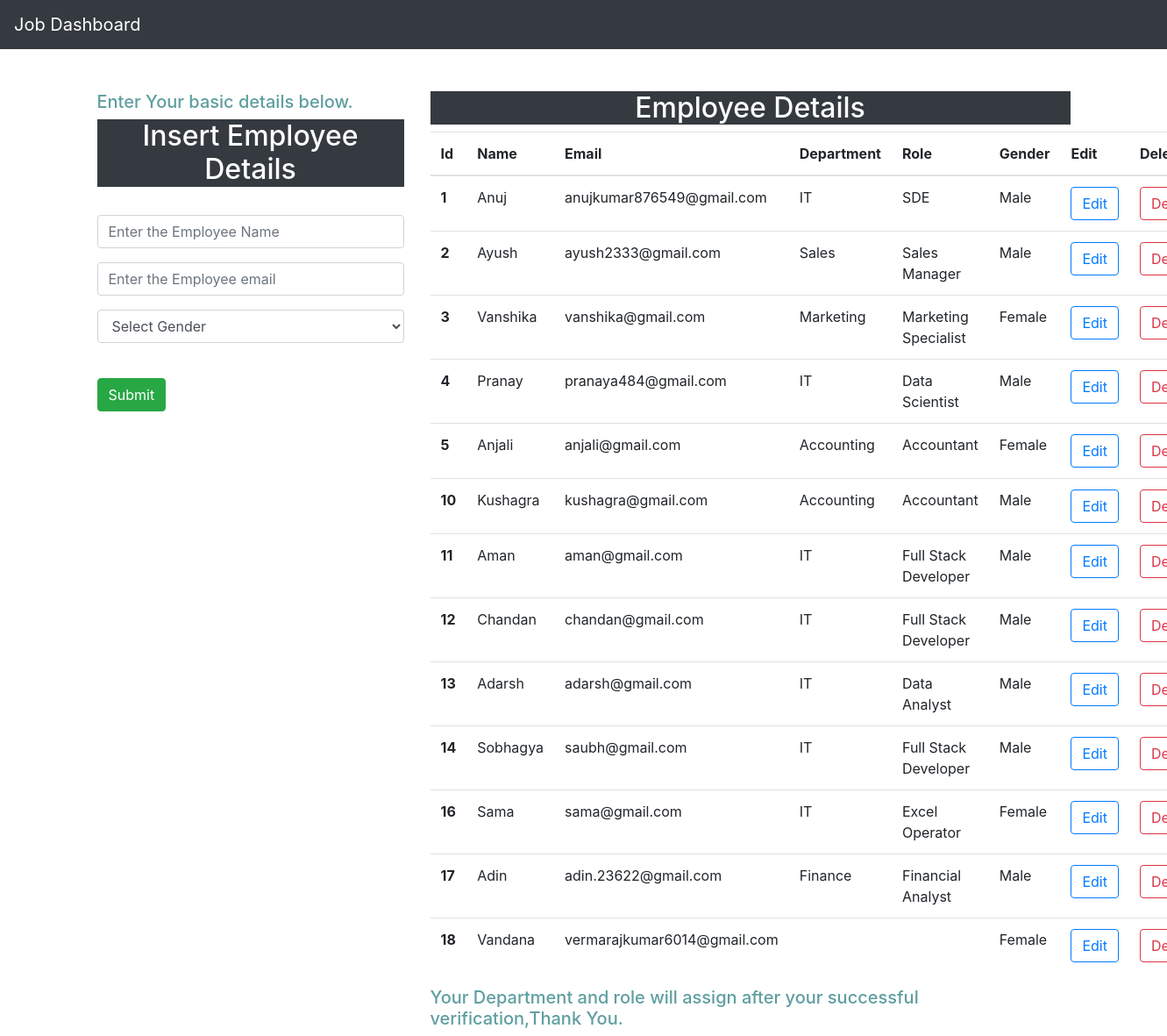
The page /index/ (signed in) on the database as committed earlier.
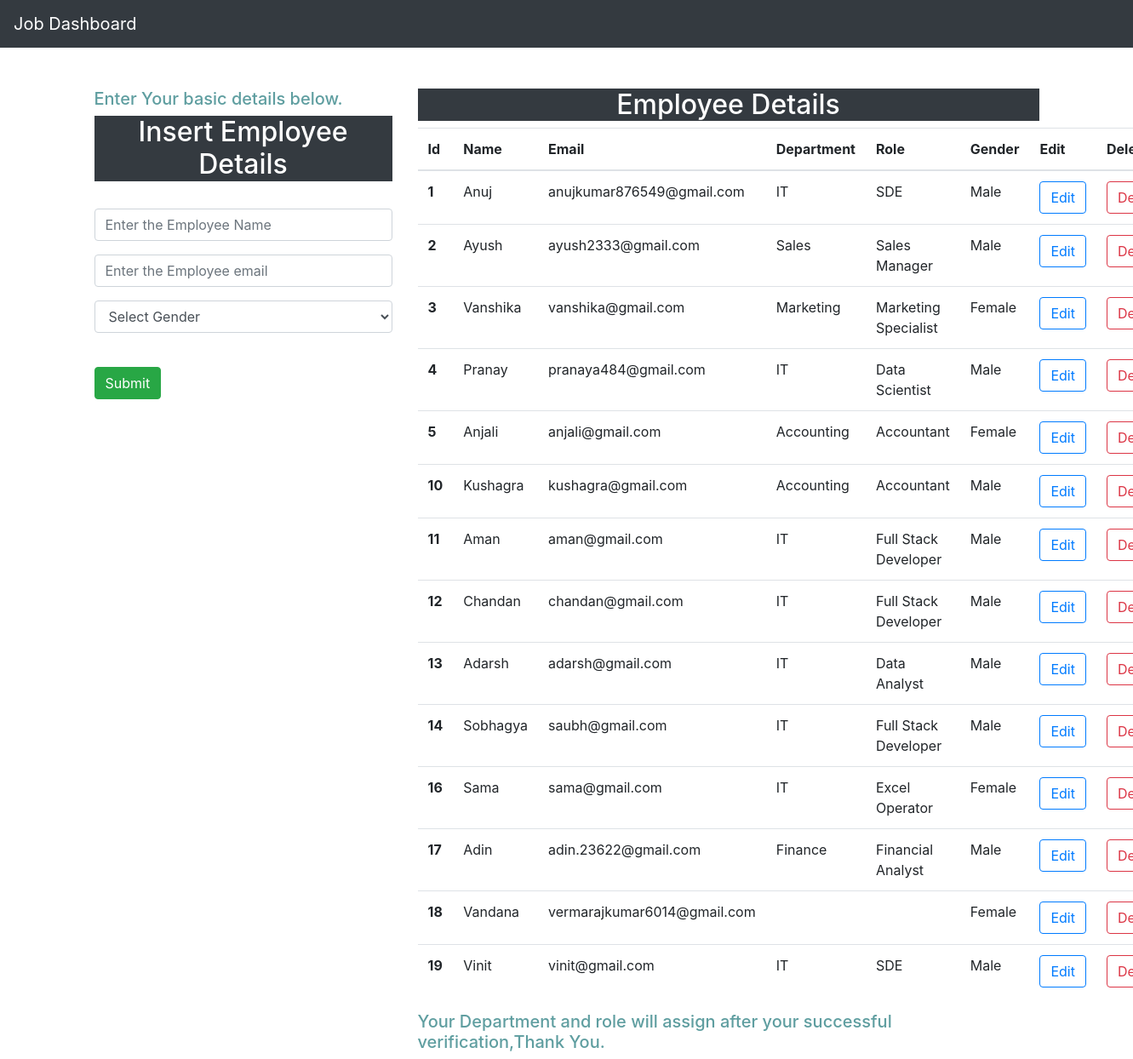
The same page on the database as committed later.
### home/models.py (models this page shows, shortened)
class Employee(models.Model):
    id = models.BigAutoField(primary_key=True)
    name = models.CharField(max_length=200,blank=False,null=False)
    email=models.EmailField(max_length=200,blank=False,null=False,default=None)
    department=models.ForeignKey(department,on_delete=models.CASCADE,null=True,default=None)
    role = models.ForeignKey(role,on_delete=models.CASCADE,null=True)
    gender = models.CharField(max_length=100,blank=False,null=False,default=None)

class department(models.Model):
    name=models.CharField(max_length=500)

class role(models.Model):
    name=models.CharField(max_length=500)

### home/views.py (the view)
# urls.py: path('index/',index,name='index'),
@login_required(login_url='/')
def index(request):
    data = Employee.objects.all()
    context = {"data":data}
    return render(request,'job_dashboard.html',context)

### home/templates/job_dashboard.html (shortened to what this page needs)
<!doctype html>
<html lang="en">
  <head>
    <link rel="stylesheet"
      href="https://cdn.jsdelivr.net/npm/bootstrap@4.3.1/dist/css/bootstrap.min.css"
>
      {%load static%}
  </head>
  <body>
    <nav class="navbar navbar-expand-lg navbar-dark bg-dark">
      <div class="container-md">
        <a class="navbar-brand" href="/index">Job Dashboard</a>
      </div>
    </nav>
    <div class="container mt-5">
      <div class="row">
        <div class="col-md-4">
          <marquee behavior="alternate" direction="left">
            <div>
              <h5 style="color:cadetblue">Enter Your basic details below.</h5>
            </div>
          </marquee>
          <h2 class="text-white bg-dark text-center p-1.5">Insert Employee
            Details</h2>
          <br>
          <form action="/insert" method="POST">
            <div class="form-group">
              <input type="text" class="form-control "
                placeholder="Enter the Employee Name" name="name" required>
            </div>
            <div class="form-group">
              <input type="email" class="form-control mt-2"
                placeholder="Enter the Employee email" name="email" required>
            </div>
              <div class="form-group ">
                <select id="Gender" class="form-control" name="gender" required>
                  <option selected>Select Gender</option>
                </select>
              </div>
            <br>
            <div class="d-grid gap-2">
              <button class="btn btn-success" type="submit">Submit</button>
            </div>
          </form>
        </div>
        <div class="col-md-8">
          <h2 class="text-center text-white bg-dark p-1.5">Employee Details</h2>
          <table class="table">
            <thead>
              <tr>
                <th scope="col">Id</th>
                <th scope="col">Name</th>
                <th scope="col">Email</th>
                <th scope="col">Department</th>
                <th scope="col">Role</th>
                <th scope="col">Gender</th>
                <th scope="col">Edit</th>
                <th scope="col">Delete</th>
              </tr>
            </thead>
            <tbody>
              {% for i in data%}
              <tr>
                <th scope="row">{{i.id}}</th>
                <td>{{i.name}}</td>
                <td>{{i.email}}</td>
                <td>{{i.department.name}}</td>
                <td>{{i.role.name}}</td>
                <td>{{i.gender}}</td>
                <td><a type="button" href="/update/{{i.id}}"
                    class="btn btn-outline-primary">Edit</a></td>
                <td><a type="button" href="/delete/{{i.id}}"
                    class="btn btn-outline-danger"> Delete</a></td>
              </tr>
              {% endfor %}
            </tbody>
          </table>
          <marquee behavior="scroll" direction="left">
            <div>
              <h5 style="color:cadetblue">Your Department and role will assign after your successful verification,Thank You.</h5>
            </div>
          </marquee>
        </div>
      </div>
    </div>
  </body>
</html>

Rows that differ between the two databases and show on the page:
added Employee: id "19", name "Vinit", email "vinit@gmail.com", department.name "IT", role.name "SDE", gender "Male"
